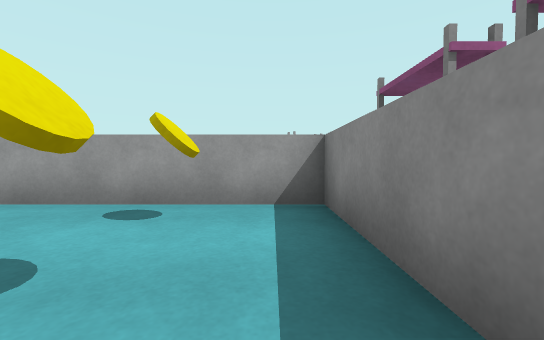
View 1 (above)

12 first-person views from a walk through a scene from a Unity 3-D project. The camera is 0.59 m above the floor, tilts 2° down and sees 90° across. The floor is counted in squares, 1 m on a side. Each view is taken from the middle of a square. On the plan, view 1 faces up. The plan holds only what a view shows up to about 9 squares ahead; the rest is blank. The place goes on beyond the plan. The player character is not drawn. Some animated figures are not drawn.

View 2
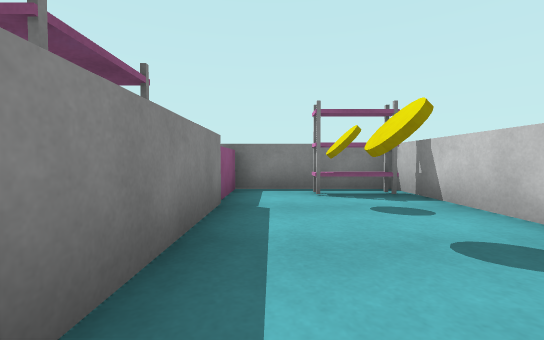

View 3
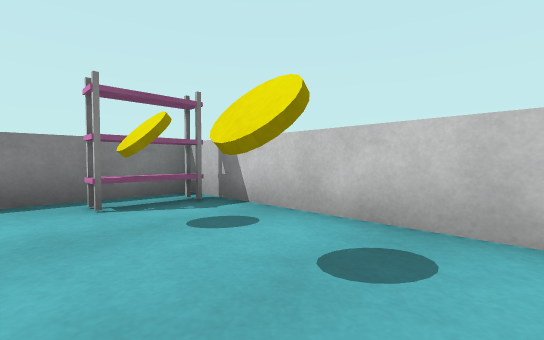

View 4
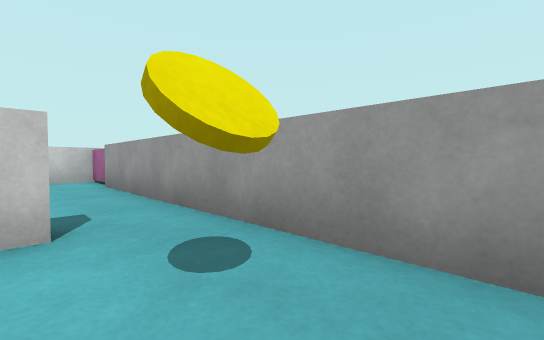

View 5
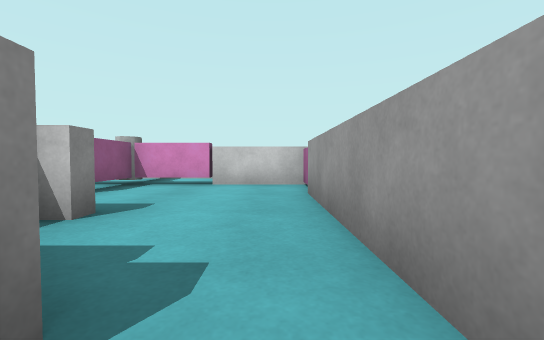

View 6
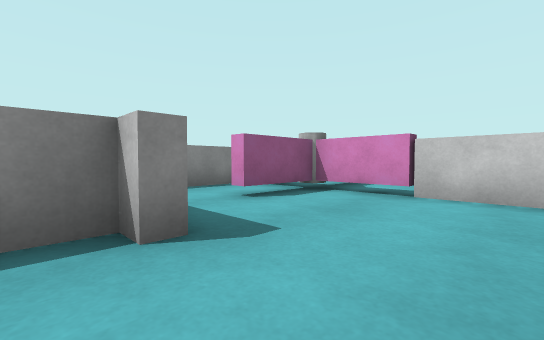

View 7
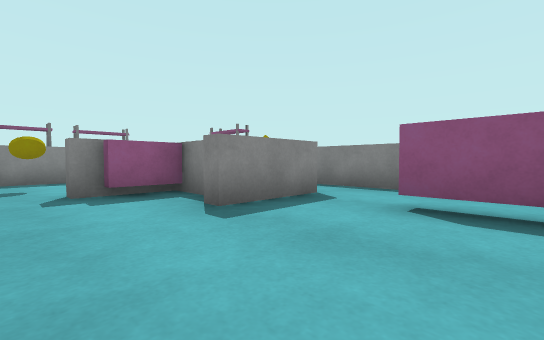

View 8
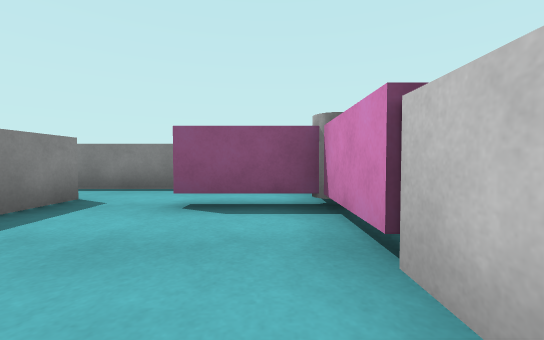

View 9
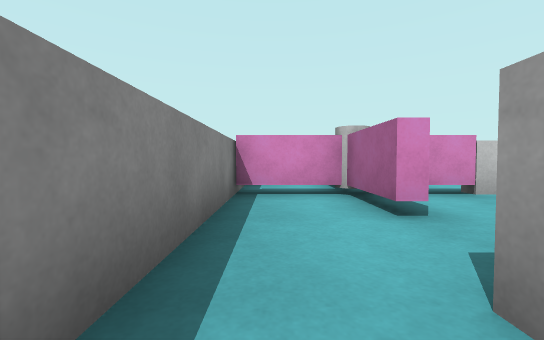

View 10
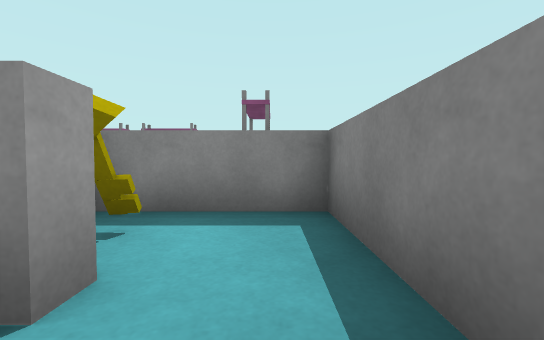

View 11
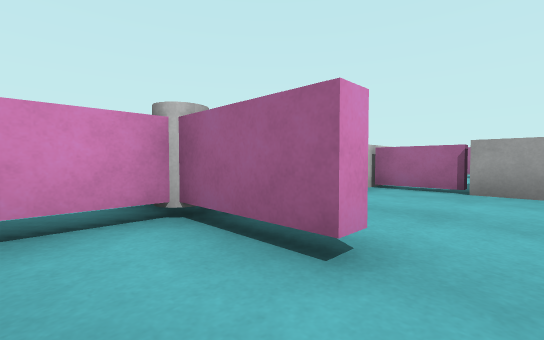

View 12
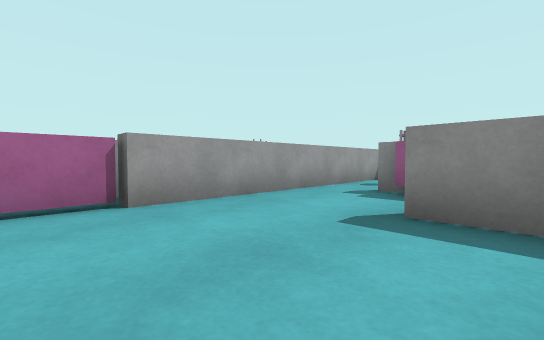

### Floor plan
Key: @ floor where view 1 was taken; # wall or solid block; . floor; ^ raised ledge; C yellow coin; R rack; K key.
Columns run from 9 left of view 1 to 2 right of it. Each row starts with its distance up from view 1.
  5   #
  4 #^^########
  3 #.......C.RR
  2 #.....#...#R
  1 #...#.#.C.RR
  0 #...###..@#R
 -1 ###.#K#.C.^
 -2 #.....#RR.^
 -3 ###########

Where each view was taken, in squares from view 1:
view 1: 0 up, 0 right, facing up
view 2: 3 up, 0 right, facing down
view 3: 2 up, 0 right, facing down-left
view 4: 2 up, 0 right, facing up-left
view 5: 3 up, 2 left, facing left
view 6: 3 up, 4 left, facing down-left
view 7: 3 up, 8 left, facing down-right
view 8: 3 up, 8 left, facing down
view 9: 2 down, 4 left, facing left
view 10: 2 down, 6 left, facing right
view 11: 2 down, 6 left, facing up-left
view 12: 0 up, 8 left, facing up-right
